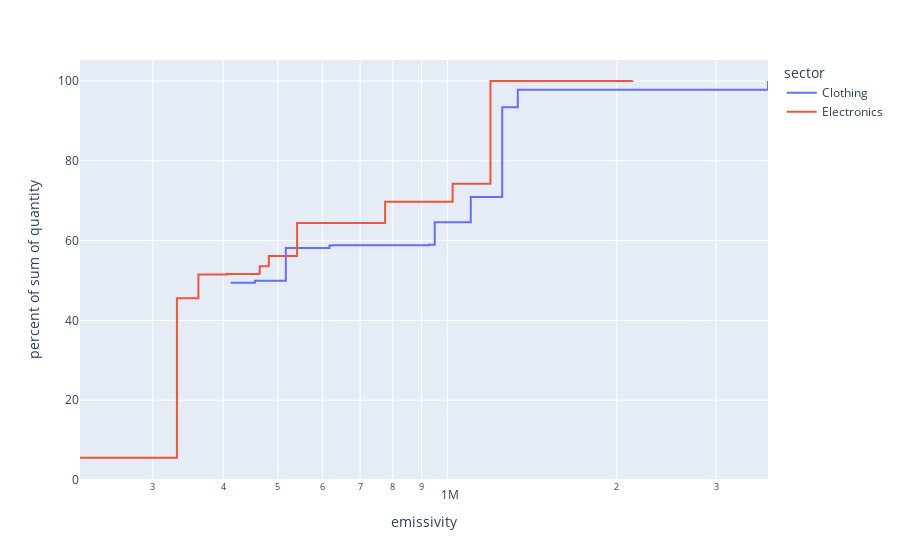

Notebook source saved alongside this figure:
### Code cell
plot_sector_import_distrib(iot= model_no_cap.iot,sectors=['Clothing', 'Electronics'],country_importing="FR",normalized_quantity=True)

### Figure 1 — Plotly figure (JSON) as saved in the notebook; plotly's stock layout.template omitted (floating-point values rounded to 4 significant figures)
{"data": [{"hovertemplate": "<b>%{hovertext}</b><br><br>sector=Clothing<br>emissivity=%{x}<br>percent of sum of quantity=%{y}<extra></extra>", "hovertext": ["EU", "United States", "Row Europe", "South America", "North America", "Russia", "Asia", "Africa", "China", "Oceania", "Middle East"], "legendgroup": "Clothing", "line": {"dash": "solid", "shape": "hv"}, "marker": {"color": "#636efa", "symbol": "circle"}, "mode": "lines", "name": "Clothing", "orientation": "v", "showlegend": true, "type": "scatter", "x": [412500.0, 455200.0, 516700.0, 617500.0, 624600.0, 927500.0, 949600.0, 1100000.0, 1251000.0, 1333000.0, 3708000.0], "xaxis": "x", "y": [49.44, 49.97, 58.15, 58.79, 58.85, 58.94, 64.6, 70.95, 93.42, 97.84, 100], "yaxis": "y"}, {"hovertemplate": "<b>%{hovertext}</b><br><br>sector=Electronics<br>emissivity=%{x}<br>percent of sum of quantity=%{y}<extra></extra>", "hovertext": ["United States", "EU", "Row Europe", "South America", "Middle East", "North America", "Oceania", "Asia", "Africa", "China", "Russia"], "legendgroup": "Electronics", "line": {"dash": "solid", "shape": "hv"}, "marker": {"color": "#EF553B", "symbol": "circle"}, "mode": "lines", "name": "Electronics", "orientation": "v", "showlegend": true, "type": "scatter", "x": [222800.0, 331100.0, 361500.0, 405700.0, 464300.0, 482000.0, 541000.0, 775300.0, 1022000.0, 1193000.0, 2133000.0], "xaxis": "x", "y": [5.564, 45.54, 51.47, 51.6, 53.58, 56.14, 64.39, 69.72, 74.27, 99.97, 100], "yaxis": "y"}], "layout": {"legend": {"title": {"text": "sector"}, "tracegroupgap": 0}, "margin": {"t": 60}, "xaxis": {"anchor": "y", "domain": [0, 1], "title": {"text": "emissivity"}, "type": "log"}, "yaxis": {"anchor": "x", "domain": [0, 1], "rangemode": "tozero", "title": {"text": "percent of sum of quantity"}}}}
